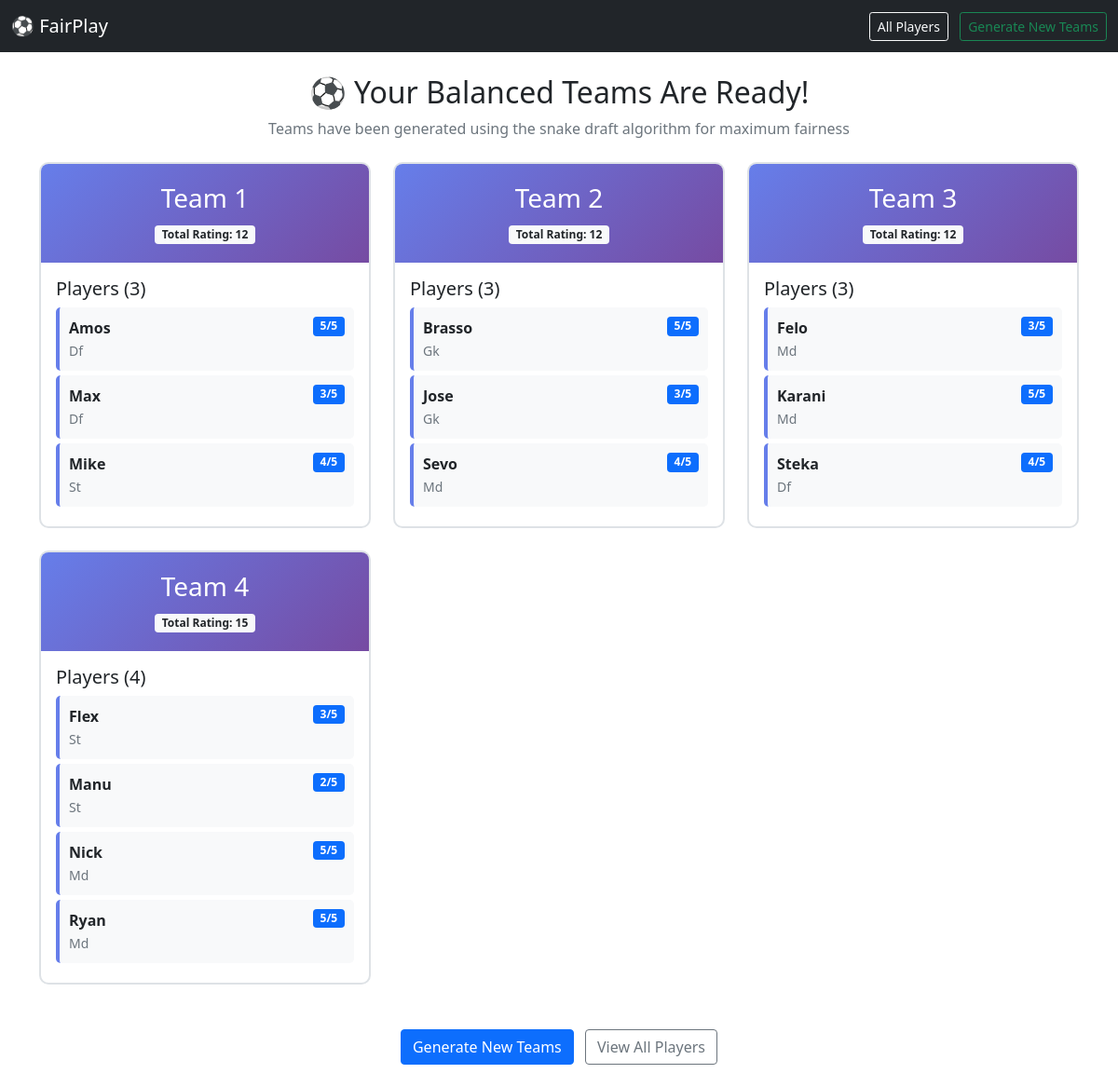
Screenshot of /teams/ with the database file from the repository.
### fair_play/models.py (models this page shows, shortened)
class Team(models.Model):
    name = models.CharField(max_length=100)
    created_at = models.DateTimeField(auto_now_add=True)
    class Meta:
        ordering = ['name']

class Player(models.Model):
    class Position(models.TextChoices):
        ST = 'Striker'
        DF = 'Defender'
        MD = 'MidFielder'
        GK = 'GoalKeeper'
    name = models.CharField(max_length=200)
    position = models.CharField(
        max_length = 10,
        choices=Position.choices
    )
    rating = models.IntegerField(
        default=3,
        validators=[MinValueValidator(1), MaxValueValidator(5)],
        help_text="Player skill rating (1-5)"
    )
    team = models.ForeignKey('Team', on_delete=models.SET_NULL, null= True, blank=True, related_name='players')
    class Meta:
        ordering = ['name']

### fair_play/views.py (the view)
# urls.py: path('teams/', views.teams_display_view, name='teams_display'),
def teams_display_view(request):
    teams = Team.objects.all().prefetch_related('players')
    teams_with_stats = []
    for team in teams:
        total_rating = sum(player.rating for player in team.players.all())
        player_count = team.players.count()
        avg_rating = total_rating / player_count if player_count > 0 else 0
        team.total_rating = total_rating
        team.avg_rating = avg_rating
        teams_with_stats.append(team)
    return render(request, 'teams_display.html', {'teams': teams_with_stats})

### fair_play/templates/teams_display.html (shortened to what this page needs)
<!DOCTYPE html>
<html lang="en">
<head>
    <link href="https://cdn.jsdelivr.net/npm/bootstrap@5.1.3/dist/css/bootstrap.min.css" rel="stylesheet">
</head>
<body>
    <nav class="navbar navbar-dark bg-dark">
        <div class="container-fluid">
            <a class="navbar-brand" href="{% url 'index' %}">⚽ FairPlay</a>
            <div>
                <a href="{% url 'playerslist' %}" class="btn btn-outline-light btn-sm me-2">All Players</a>
                <a href="{% url 'generate_teams' %}" class="btn btn-outline-success btn-sm">Generate New Teams</a>
            </div>
        </div>
    </nav>
    <div class="container mt-4">
        <div class="text-center mb-4">
            <h2>⚽ Your Balanced Teams Are Ready!</h2>
            <p class="text-muted">Teams have been generated using the snake draft algorithm for maximum fairness</p>
        </div>
        <div class="row">
            {% for team in teams %}
                <div class="col-md-6 col-lg-4 mb-4">
                    <div class="team-card">
                        <div class="team-header text-center">
                            <h3 class="mb-0">{{ team.name }}</h3>
                            <p class="mb-0 mt-2">
                                <span class="badge bg-light text-dark">
                                    Total Rating: {{ team.total_rating }}
                                </span>
                            </p>
                        </div>
                        <div class="card-body">
                            <h5 class="card-title">Players ({{ team.players.count }})</h5>
                            {% if team.players.all %}
                                {% for player in team.players.all %}
                                    <div class="player-item">
                                        <strong>{{ player.name }}</strong>
                                        <span class="badge bg-primary rating-badge">{{ player.rating }}/5</span>
                                        <br>
                                        <small class="text-muted">{{ player.get_position_display }}</small>
                                    </div>
                                {% endfor %}
                            {% else %}
                                <p class="text-muted">No players assigned</p>
                            {% endif %}
                        </div>
                    </div>
                </div>
            {% endfor %}
        </div>
        <div class="text-center mt-4 mb-4">
            <a href="{% url 'generate_teams' %}" class="btn btn-primary me-2">Generate New Teams</a>
            <a href="{% url 'playerslist' %}" class="btn btn-outline-secondary">View All Players</a>
        </div>
    </div>
</body>
</html>

### fair_play/templates/teams_display.html (style rules this page uses)
.team-card { border: 2px solid #dee2e6; border-radius: 10px; transition: transform 0.2s; }
.team-header { background: linear-gradient(135deg, #667eea 0%, #764ba2 100%); color: white; padding: 20px; border-radius: 8px 8px 0 0; }
.player-item { padding: 10px; margin: 5px 0; background-color: #f8f9fa; border-radius: 5px; border-left: 4px solid #667eea; }
.rating-badge { float: right; }

### rows the page displays
Team: name "Team 1", total_rating "12", players.count "3"
Player: name "Amos", rating "5", position "Df"
Player: name "Max", rating "3", position "Df"
Player: name "Mike", rating "4", position "St"
Team: name "Team 2", total_rating "12", players.count "3"
Player: name "Brasso", rating "5", position "Gk"
Player: name "Jose", rating "3", position "Gk"
Player: name "Sevo", rating "4", position "Md"
Team: name "Team 3", total_rating "12", players.count "3"
Player: name "Felo", rating "3", position "Md"
Player: name "Karani", rating "5", position "Md"
Player: name "Steka", rating "4", position "Df"
Team: name "Team 4", total_rating "15", players.count "4"
Player: name "Flex", rating "3", position "St"
Player: name "Manu", rating "2", position "St"
Player: name "Nick", rating "5", position "Md"
Player: name "Ryan", rating "5", position "Md"
